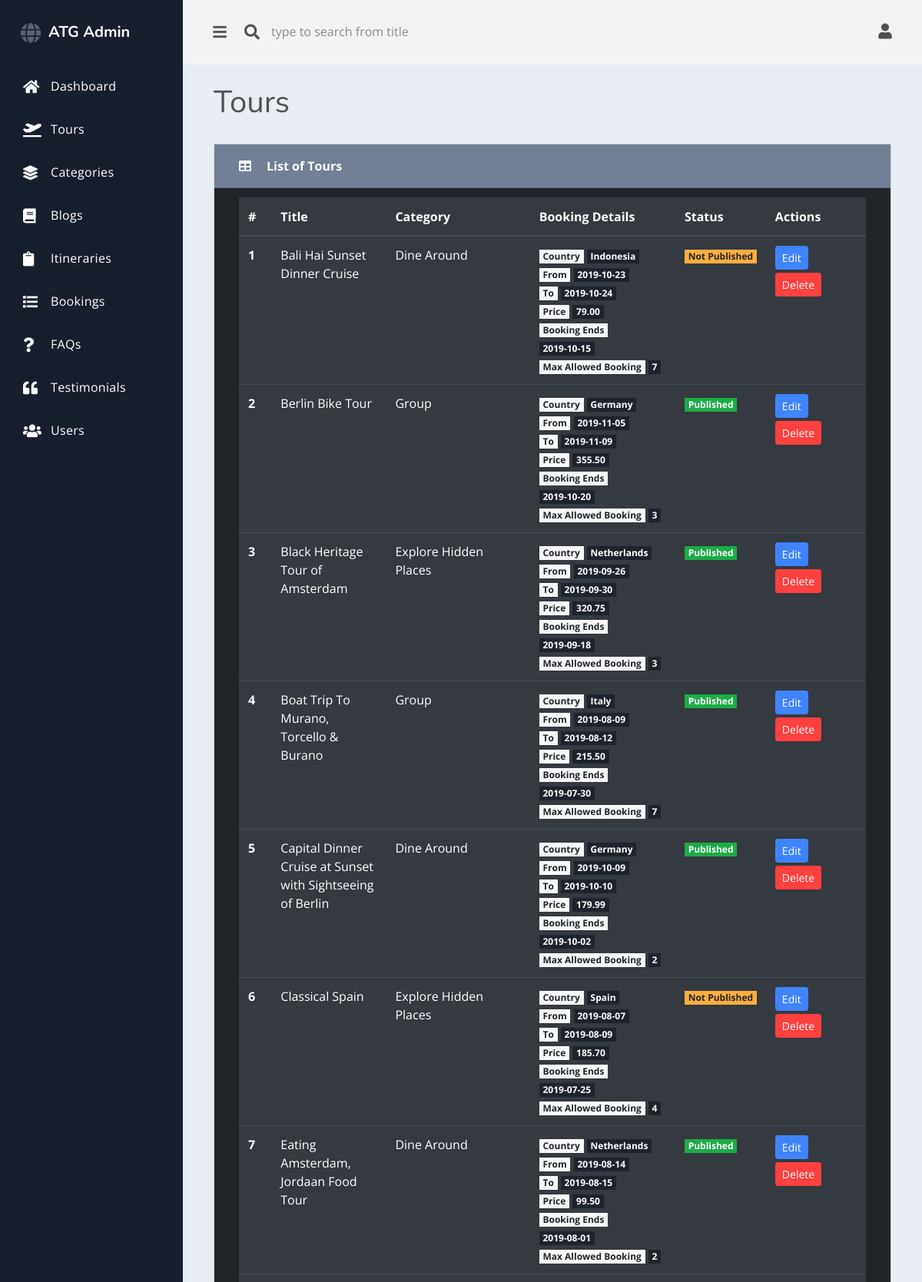
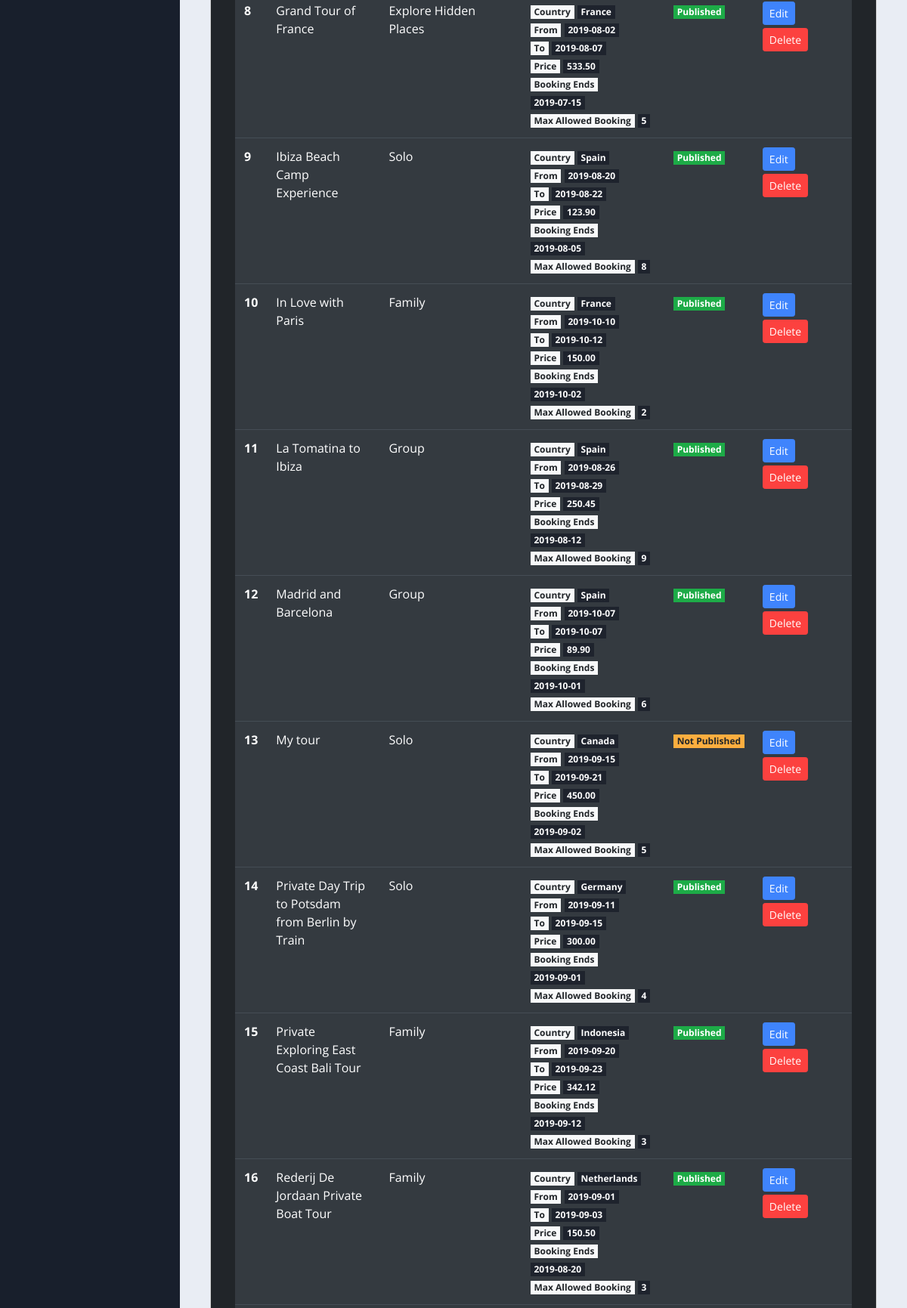
Screenshot of /admin/tours.php (upper part) with the database file from the repository (2 pictures, top to bottom).
### tables this page shows
CREATE TABLE `tours` (
  `tour_id` int(11) NOT NULL AUTO_INCREMENT,
  `title` varchar(255) NOT NULL,
  `category_id` int(11) NOT NULL,
  `featured_image` varchar(255) NOT NULL,
  `thumbnail_image` varchar(255) NOT NULL,
  `description` text NOT NULL,
  `country` varchar(20) NOT NULL,
  `from_date` date NOT NULL,
  `to_date` date NOT NULL,
  `price` decimal(5,2) NOT NULL,
  `booking_ends` date NOT NULL,
  `bookings_available` int(3) NOT NULL,
  `max_allowed_bookings` int(1) NOT NULL,
  `is_featured` tinyint(1) NOT NULL DEFAULT '0',
  `is_published` tinyint(1) NOT NULL DEFAULT '0',
  `created_at` datetime NOT NULL DEFAULT CURRENT_TIMESTAMP,
  `updated_at` datetime DEFAULT NULL,
  PRIMARY KEY (`tour_id`)
);

CREATE TABLE `categories` (
  `category_id` int(11) NOT NULL AUTO_INCREMENT,
  `name` varchar(60) NOT NULL,
  `description` text,
  `created_at` datetime NOT NULL DEFAULT CURRENT_TIMESTAMP,
  `updated_at` datetime DEFAULT NULL,
  PRIMARY KEY (`category_id`)
);

### app/functions.php (called while the page is built, shortened)
<?php
	function esc($string)
	{
		return htmlentities($string, null, "UTF-8");
	}
	function esc_attr($string)
	{
		return htmlentities($string, ENT_QUOTES, "UTF-8");
	}

### autoloaders.php (called while the page is built, shortened)
<?php
$autoload = function ($class){
	$prefix = "App\\";
	$base_dir = __DIR__ . '/classes/';
	$len = strlen($prefix);
	$sub_class = substr($class, $len);
	$file = $base_dir . str_replace('\\', '/', $sub_class) . '.php';
};

### classes/TourModel.php (called while the page is built, shortened)
<?php
class TourModel extends Model
{
	protected $table = 'tours';
	public function all($order_by, $for)
	{
		$condition = '';
		$query = "SELECT
					tours.*,
					categories.name as category
					FROM
					{$this->table}
					JOIN
					categories USING(category_id)
					$condition
					ORDER BY
					$order_by";
		$stmt = static::$dbh->prepare($query);
		$stmt->execute();
		return $stmt->fetchAll(\PDO::FETCH_ASSOC);
	}
}

### public/admin/tours.php (the view, shortened to what this page needs)
<?php
    $heading = 'Tours';
    $obj_tour = new TourModel;
    $tours = $obj_tour->all('title', 'backend');
    require '../../inc/admin_head.inc.php';
?>
        <h1 class="dash-title"><?=esc($heading)?></h1>
        <div class="row">
            <div class="col">
                <div class="card spur-card">
                    <div class="card-header bg-secondary text-white">
                        <div class="spur-card-icon">
                            <i class="fas fa-table"></i>
                        </div>
                        <div class="spur-card-title">List of Tours</div>
                    </div>
                    <div class="card-body card-body-with-dark-table">
                        <table class="table table-dark table-in-card" id="table_tours">
                            <thead>
                                <tr>
                                    <th scope="col">#</th>
                                    <th scope="col">Title</th>
                                    <th scope="col">Category</th>
                                    <th scope="col">Booking Details</th>
                                    <th scope="col">Status</th>
                                    <th scope="col">Actions</th>
                                </tr>
                            </thead>
                            <tbody>
                                <?php
                                    $sr_no = 1;
                                    foreach($tours as $tour):
                                ?>
                                    <tr>
                                        <th scope="row"><?=esc($sr_no)?></th>
                                        <td class="title"><?=esc($tour['title'])?></td>
                                        <td><?=esc($tour['category'])?></td>
                                        <td>
                                            <span class="badge badge-light">Country</span>
                                            <span class="badge badge-dark"><?=esc($tour['country'])?></span>
                                            <br />
                                            <span class="badge badge-light">From</span>
                                            <span class="badge badge-dark"><?=esc($tour['from_date'])?></span>
                                            <br />
                                            <span class="badge badge-light">To</span>
                                            <span class="badge badge-dark"><?=esc($tour['to_date'])?></span>
                                            <br />
                                            <span class="badge badge-light">Price</span>
                                            <span class="badge badge-dark"><?=esc($tour['price'])?></span>
                                            <br />
                                            <span class="badge badge-light">Booking Ends</span>
                                            <span class="badge badge-dark"><?=esc($tour['booking_ends'])?></span>
                                            <br />
                                            <span class="badge badge-light">Max Allowed Booking</span>
                                            <span class="badge badge-dark"><?=esc($tour['max_allowed_bookings'])?></span>
                                        </td>
                                        <td>
                                            <?php if($tour['is_published'] == true): ?>
                                                <span class="badge badge-success">Published</span>
                                            <?php else: ?>
                                                <span class="badge badge-warning">Not Published</span>
                                            <?php endif; ?>
                                        </td>
                                        <td>
                                            <a href="edit_tour.php?tour_id=<?=esc_attr($tour['tour_id'])?>">
                                                <button type="button" class="btn btn-primary btn-sm mb-1">Edit</button>
                                            </a>
                                            <a href="#">
                                                <button type="button" class="btn btn-danger btn-sm mb-1">Delete</button>
                                            </a>
                                        </td>
                                    </tr>
                                <?php
                                    $sr_no++;
                                    endforeach;
                                ?>
                            </tbody>
                        </table>
                    </div>
                </div>
            </div>
        </div>
<?php
    require '../../inc/admin_footer.inc.php';
?>

### public/admin/css/admin.css (style rules this page uses)
table#table_tours td.title { max-width: 150px; }

### rows the page displays
tours: title "Bali Hai Sunset Dinner Cruise", category.name "Dine Around", country "Indonesia", from_date "2019-10-23", to_date "2019-10-24", price "79.00", booking_ends "2019-10-15", max_allowed_bookings "7", is_published "Not Published"
tours: title "Berlin Bike Tour", category.name "Group", country "Germany", from_date "2019-11-05", to_date "2019-11-09", price "355.50", booking_ends "2019-10-20", max_allowed_bookings "3", is_published "Published"
tours: title "Black Heritage Tour of Amsterdam", category.name "Explore Hidden Places", country "Netherlands", from_date "2019-09-26", to_date "2019-09-30", price "320.75", booking_ends "2019-09-18", max_allowed_bookings "3", is_published "Published"
tours: title "Boat Trip To Murano, Torcello & Burano", category.name "Group", country "Italy", from_date "2019-08-09", to_date "2019-08-12", price "215.50", booking_ends "2019-07-30", max_allowed_bookings "7", is_published "Published"
tours: title "Capital Dinner Cruise at Sunset with Sightseeing of Berlin", category.name "Dine Around", country "Germany", from_date "2019-10-09", to_date "2019-10-10", price "179.99", booking_ends "2019-10-02", max_allowed_bookings "2", is_published "Published"
tours: title "Classical Spain", category.name "Explore Hidden Places", country "Spain", from_date "2019-08-07", to_date "2019-08-09", price "185.70", booking_ends "2019-07-25", max_allowed_bookings "4", is_published "Not Published"
tours: title "Eating Amsterdam, Jordaan Food Tour", category.name "Dine Around", country "Netherlands", from_date "2019-08-14", to_date "2019-08-15", price "99.50", booking_ends "2019-08-01", max_allowed_bookings "2", is_published "Published"
tours: title "Grand Tour of France", category.name "Explore Hidden Places", country "France", from_date "2019-08-02", to_date "2019-08-07", price "533.50", booking_ends "2019-07-15", max_allowed_bookings "5", is_published "Published"
tours: title "Ibiza Beach Camp Experience", category.name "Solo", country "Spain", from_date "2019-08-20", to_date "2019-08-22", price "123.90", booking_ends "2019-08-05", max_allowed_bookings "8", is_published "Published"
tours: title "In Love with Paris", category.name "Family", country "France", from_date "2019-10-10", to_date "2019-10-12", price "150.00", booking_ends "2019-10-02", max_allowed_bookings "2", is_published "Published"
tours: title "La Tomatina to Ibiza", category.name "Group", country "Spain", from_date "2019-08-26", to_date "2019-08-29", price "250.45", booking_ends "2019-08-12", max_allowed_bookings "9", is_published "Published"
tours: title "Madrid and Barcelona", category.name "Group", country "Spain", from_date "2019-10-07", to_date "2019-10-07", price "89.90", booking_ends "2019-10-01", max_allowed_bookings "6", is_published "Published"
tours: title "My tour", category.name "Solo", country "Canada", from_date "2019-09-15", to_date "2019-09-21", price "450.00", booking_ends "2019-09-02", max_allowed_bookings "5", is_published "Not Published"
tours: title "Private Day Trip to Potsdam from Berlin by Train", category.name "Solo", country "Germany", from_date "2019-09-11", to_date "2019-09-15", price "300.00", booking_ends "2019-09-01", max_allowed_bookings "4", is_published "Published"
tours: title "Private Exploring East Coast Bali Tour", category.name "Family", country "Indonesia", from_date "2019-09-20", to_date "2019-09-23", price "342.12", booking_ends "2019-09-12", max_allowed_bookings "3", is_published "Published"
tours: title "Rederij De Jordaan Private Boat Tour", category.name "Family", country "Netherlands", from_date "2019-09-01", to_date "2019-09-03", price "150.50", booking_ends "2019-08-20", max_allowed_bookings "3", is_published "Published"

### other values shown
$heading "Tours"
